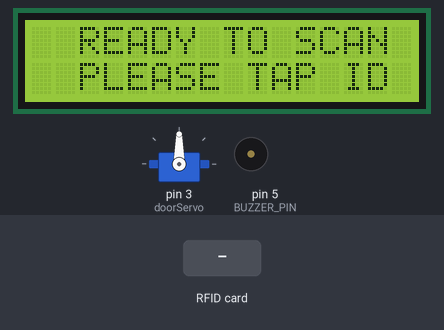
Bench run of a sketch on a simulated Arduino Uno, built with avr-gcc and run on an emulated ATmega328P. On the bench: 16×2 character LCD, servo, buzzer (waves = sounding, pin HIGH). The inputs (shaded band) are chosen by the test bench. Pins used as bus, display or sensor lines are not drawn.

Above: at 1.8 s.
1.9 s: RFID card 6D 95 AF EF held to the reader
At 3.7 s:
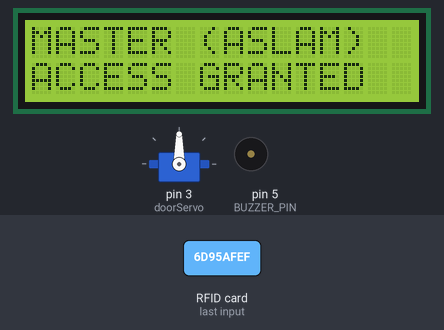
4.9 s: RFID card E7 14 43 A2 held to the reader
At 5.8 s:
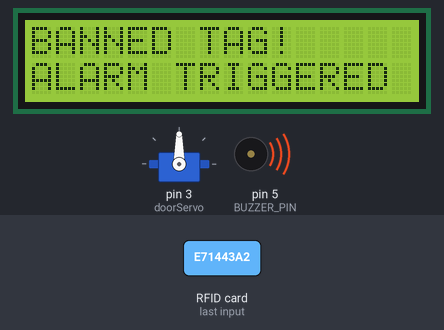
6.5 s: RFID card 0D 01 A5 EF held to the reader
At 6.9 s:
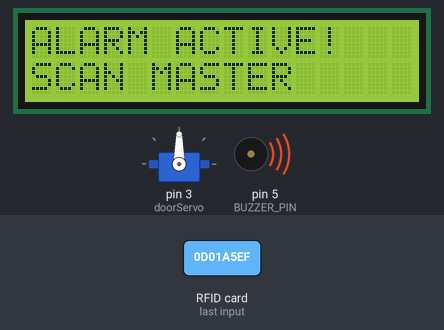
8.0 s: RFID card 6D 95 AF EF held to the reader
At 9.4 s:
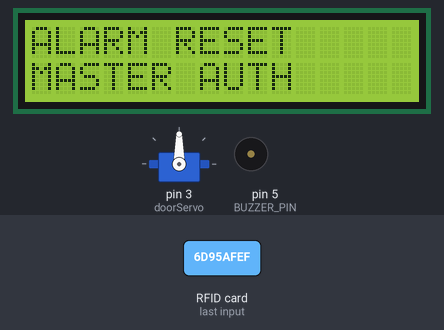
11.0 s: RFID card 5E 7A 19 C4 held to the reader
At 11.9 s:
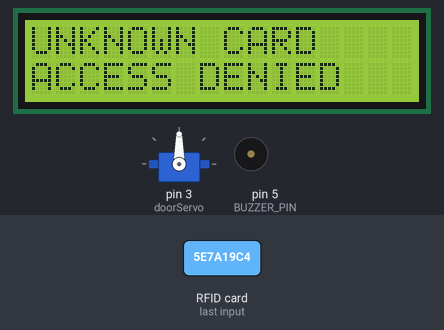
14.0 s: RFID card 0D 01 A5 EF held to the reader
At 15.5 s:
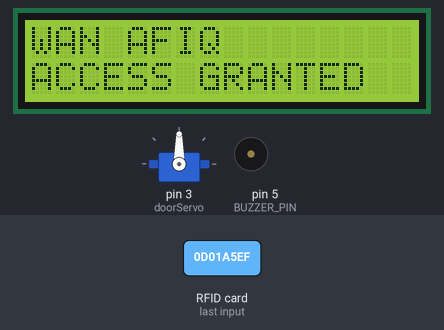
Timing chart, 0 to 17.0 s (numbered marks = the images above; inputs shaded):
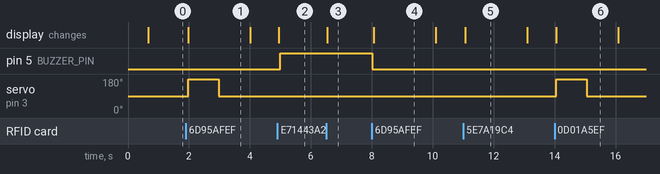

Measured:
- after the input at 1.9 s, servo on pin 3 (doorServo): 90° → 180° after 0.09 s, → 90° 1.0 s later; the display: changes after 0.09 s (image 1)
- after the input at 4.9 s, pin 5 (BUZZER_PIN): LOW → HIGH after 0.10 s; the display: changes after 0.05 s (image 2)
- after the input at 6.5 s, the display: changes at once (image 3)
- after the input at 8.0 s, pin 5 (BUZZER_PIN): HIGH → LOW at once; the display: changes after 0.07 s (image 4)
- after the input at 11.0 s, the display: changes after 0.08 s (image 5)
- after the input at 14.0 s, servo on pin 3 (doorServo): 90° → 180° after 0.06 s, → 90° 1.0 s later; the display: changes after 0.06 s (image 6)
- what the display in image 1 shows lasts 2.0 s, from 2.0 s to 4.0 s

The sketch:

RyzenV1.ino
```cpp
#include <Servo.h>
#include <LiquidCrystal_I2C.h>
#include <SPI.h>
#include <MFRC522.h>
#include <SoftwareSerial.h>

#define SS_PIN 10
#define RST_PIN 9
#define BUZZER_PIN 5 // Buzzer Pin

// Bluetooth Pins: RX=2, TX=4
SoftwareSerial bluetooth(2, 4);

Servo doorServo;
LiquidCrystal_I2C lcd(0x27, 16, 2);
MFRC522 rfid(SS_PIN, RST_PIN);

bool alarmActive = false; // Track the alarm state

void setup() {
  Serial.begin(9600);    // For USB Monitor
  bluetooth.begin(9600); // For Android BLE App

  SPI.begin();
  rfid.PCD_Init();

  lcd.init();
  lcd.backlight();

  pinMode(BUZZER_PIN, OUTPUT);
  digitalWrite(BUZZER_PIN, LOW); // Ensure buzzer is off

  // --- SERVO POWER HACK (SETUP) ---
  doorServo.attach(3);   // Wake up servo
  doorServo.write(90);   // Move to locked position
  delay(500);            // Give it 0.5 seconds to physically move
  doorServo.detach();    // PUT SERVO TO SLEEP (Stops power drain!)

  bluetooth.println("System Online: Ready");
  showIdleMessage();
}

void loop() {
  // If alarm is active, keep the buzzer screaming
  if (alarmActive) {
    digitalWrite(BUZZER_PIN, HIGH);
  }

  // Look for new cards
  if (!rfid.PICC_IsNewCardPresent() || !rfid.PICC_ReadCardSerial()) {
    return;
  }

  // Read the UID
  String ID = "";
  for (byte i = 0; i < rfid.uid.size; i++) {
    ID.concat(String(rfid.uid.uidByte[i] < 0x10 ? " 0" : " "));
    ID.concat(String(rfid.uid.uidByte[i], HEX));
  }
  ID.toUpperCase();
  ID.trim();

  lcd.clear();
  lcd.setCursor(0, 0);

  // 1. MASTER CARD LOGIC (ASLAM)
  if (ID == "6D 95 AF EF") {
    if (alarmActive) {
      // Master resets the alarm
      alarmActive = false;
      digitalWrite(BUZZER_PIN, LOW);
      bluetooth.println("ALARM DEACTIVATED BY MASTER");
      lcd.print("ALARM RESET");
      lcd.setCursor(0, 1);
      lcd.print("MASTER AUTH");
      delay(2000);
    } else {
      handleAccess("MASTER (ASLAM)");
    }
  }
  // 2. BANNED CARD LOGIC (ROFY)
  else if (ID == "E7 14 43 A2") {
    alarmActive = true;
    lcd.print("BANNED TAG!");
    lcd.setCursor(0, 1);
    lcd.print("ALARM TRIGGERED");
    bluetooth.println("SECURITY ALERT: BANNED TAG (ROFY) DETECTED!");
    // The buzzer will stay on because alarmActive is now true
  }
  // 3. OTHER AUTHORIZED CARDS (Only work if alarm is OFF)
  else if (!alarmActive) {
    if (ID == "0D 01 A5 EF") {
      handleAccess("WAN AFIQ");
    }
    else if (ID == "AD 2D FF EF") {
      handleAccess("ALEX");
    }
    else if (ID == "4D 1F 53 EE") {
      handleAccess("SAFWAN");
    }
    else {
      denyAccess("UNKNOWN CARD");
    }
  }
  else {
    // If alarm is on, don't allow anyone else in
    lcd.print("ALARM ACTIVE!");
    lcd.setCursor(0,1);
    lcd.print("SCAN MASTER");
    delay(1000);
  }

  showIdleMessage();
}

void handleAccess(String name) {
  lcd.print(name);
  lcd.setCursor(0, 1);
  lcd.print("ACCESS GRANTED");

  // Send data to Phone
  bluetooth.print("SUCCESS: ");
  bluetooth.println(name);

  // --- SERVO POWER HACK (ACCESS GRANTED) ---
  doorServo.attach(3);   // WAKE UP
  doorServo.write(180);  // Open door
  delay(1000);           // Keep open for 1 second
  doorServo.write(90);   // Close door
  delay(1000);           // Wait 1 second for it to finish moving back
  doorServo.detach();    // GO BACK TO SLEEP
}

void denyAccess(String reason) {
  lcd.print(reason);
  lcd.setCursor(0, 1);
  lcd.print("ACCESS DENIED");

  // Send alert to Phone
  bluetooth.print("ALERT: Access Denied - ");
  bluetooth.println(reason);

  delay(2000);
}

void showIdleMessage() {
  if (alarmActive) return; // Don't show idle message if alarm is screaming
  lcd.clear();
  lcd.setCursor(0, 0);
  lcd.print("  READY TO SCAN ");
  lcd.setCursor(0, 1);
  lcd.print("  PLEASE TAP ID ");
}
```
